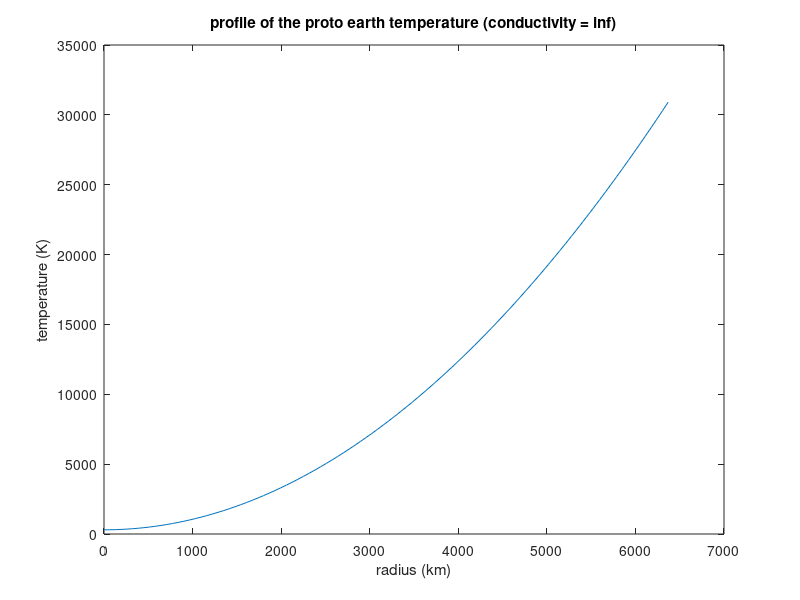

This figure's MATLAB source:
G=6.67E-11
rou=4500
Cp=1e7*1e-7*1000
R=linspace(0,6370e3,100)
T=4*G*rou*pi*R.^2/5/Cp+300;
plot(R/1000,T);
xlabel('radius (km)');
ylabel('temperature (K)');
title('profile of the proto earth temperature (conductivity = inf)');
